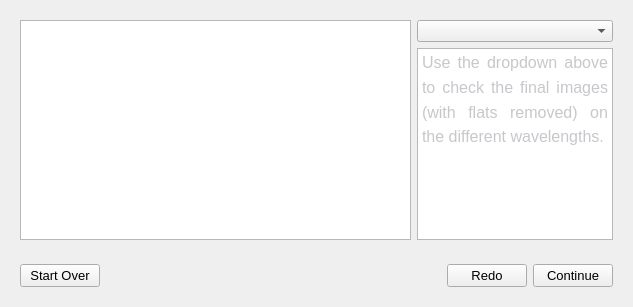
                 <widget class="QWidget" name="flatsStep2">
                  <layout class="QVBoxLayout" name="verticalLayout_30">
                   <item>
                    <widget class="QWidget" name="flatsStep2Main" native="true">
                     <layout class="QGridLayout" name="gridLayout_18">
                      <item row="0" column="0">
                       <widget class="QGraphicsView" name="flatsStep2View">
                        <property name="sizePolicy">
                         <sizepolicy hsizetype="Expanding" vsizetype="Expanding">
                          <horstretch>2</horstretch>
                          <verstretch>0</verstretch>
                         </sizepolicy>
                        </property>
                       </widget>
                      </item>
                      <item row="0" column="1">
                       <widget class="QWidget" name="flatsStep2Info" native="true">
                        <property name="sizePolicy">
                         <sizepolicy hsizetype="Preferred" vsizetype="Preferred">
                          <horstretch>1</horstretch>
                          <verstretch>0</verstretch>
                         </sizepolicy>
                        </property>
                        <layout class="QVBoxLayout" name="verticalLayout_31">
                         <property name="leftMargin">
                          <number>0</number>
                         </property>
                         <property name="topMargin">
                          <number>0</number>
                         </property>
                         <property name="rightMargin">
                          <number>0</number>
                         </property>
                         <property name="bottomMargin">
                          <number>0</number>
                         </property>
                         <item>
                          <widget class="QComboBox" name="flatsComboBox"/>
                         </item>
                         <item>
                          <widget class="QTextEdit" name="flatsStep2Text">
                           <property name="html">
                            <string>&lt;!DOCTYPE HTML PUBLIC &quot;-//W3C//DTD HTML 4.0//EN&quot; &quot;http://www.w3.org/TR/REC-html40/strict.dtd&quot;&gt;
&lt;html&gt;&lt;head&gt;&lt;meta name=&quot;qrichtext&quot; content=&quot;1&quot; /&gt;&lt;meta charset=&quot;utf-8&quot; /&gt;&lt;style type=&quot;text/css&quot;&gt;
p, li { white-space: pre-wrap; }
hr { height: 1px; border-width: 0; }
li.unchecked::marker { content: &quot;\2610&quot;; }
li.checked::marker { content: &quot;\2612&quot;; }
&lt;/style&gt;&lt;/head&gt;&lt;body style=&quot; font-family:'Segoe UI'; font-size:9pt; font-weight:400; font-style:normal;&quot;&gt;
&lt;p align=&quot;justify&quot; style=&quot; margin-top:0px; margin-bottom:0px; margin-left:0px; margin-right:0px; -qt-block-indent:0; text-indent:0px; line-height:138%;&quot;&gt;&lt;a name=&quot;docs-internal-guid-54e8fc6b-7fff-cfcd-6625-248fdca45f6e&quot;&gt;&lt;/a&gt;&lt;span style=&quot; font-family:'Arial'; font-size:12pt; color:#c7c7cc; background-color:transparent;&quot;&gt;U&lt;/span&gt;&lt;span style=&quot; font-family:'Arial'; font-size:12pt; color:#c7c7cc; background-color:transparent;&quot;&gt;se the dropdown above to check the final images (with flats removed) on the different wavelengths.&lt;/span&gt;&lt;/p&gt;&lt;/body&gt;&lt;/html&gt;</string>
                           </property>
                          </widget>
                         </item>
                        </layout>
                       </widget>
                      </item>
                     </layout>
                    </widget>
                   </item>
                   <item>
                    <widget class="QWidget" name="flatsStep2Bar" native="true">
                     <layout class="QHBoxLayout" name="horizontalLayout_22">
                      <item>
                       <widget class="QPushButton" name="flatsStartOver2Button">
                        <property name="font">
                         <font>
                          <pointsize>10</pointsize>
                         </font>
                        </property>
                        <property name="text">
                         <string>Start Over</string>
                        </property>
                       </widget>
                      </item>
                      <item>
                       <spacer name="horizontalSpacer_20">
                        <property name="orientation">
                         <enum>Qt::Horizontal</enum>
                        </property>
                        <property name="sizeHint" stdset="0">
                         <size>
                          <width>341</width>
                          <height>20</height>
                         </size>
                        </property>
                       </spacer>
                      </item>
                      <item>
                       <widget class="QPushButton" name="flatsRedoButton">
                        <property name="sizePolicy">
                         <sizepolicy hsizetype="Minimum" vsizetype="Fixed">
                          <horstretch>0</horstretch>
                          <verstretch>0</verstretch>
                         </sizepolicy>
                        </property>
                        <property name="font">
                         <font>
                          <pointsize>10</pointsize>
                         </font>
                        </property>
                        <property name="text">
                         <string>Redo</string>
                        </property>
                       </widget>
                      </item>
                      <item>
                       <widget class="QPushButton" name="flatsContinueButton">
                        <property name="font">
                         <font>
                          <pointsize>10</pointsize>
                         </font>
                        </property>
                        <property name="text">
                         <string>Continue</string>
                        </property>
                       </widget>
                      </item>
                     </layout>
                    </widget>
                   </item>
                  </layout>
                 </widget>
